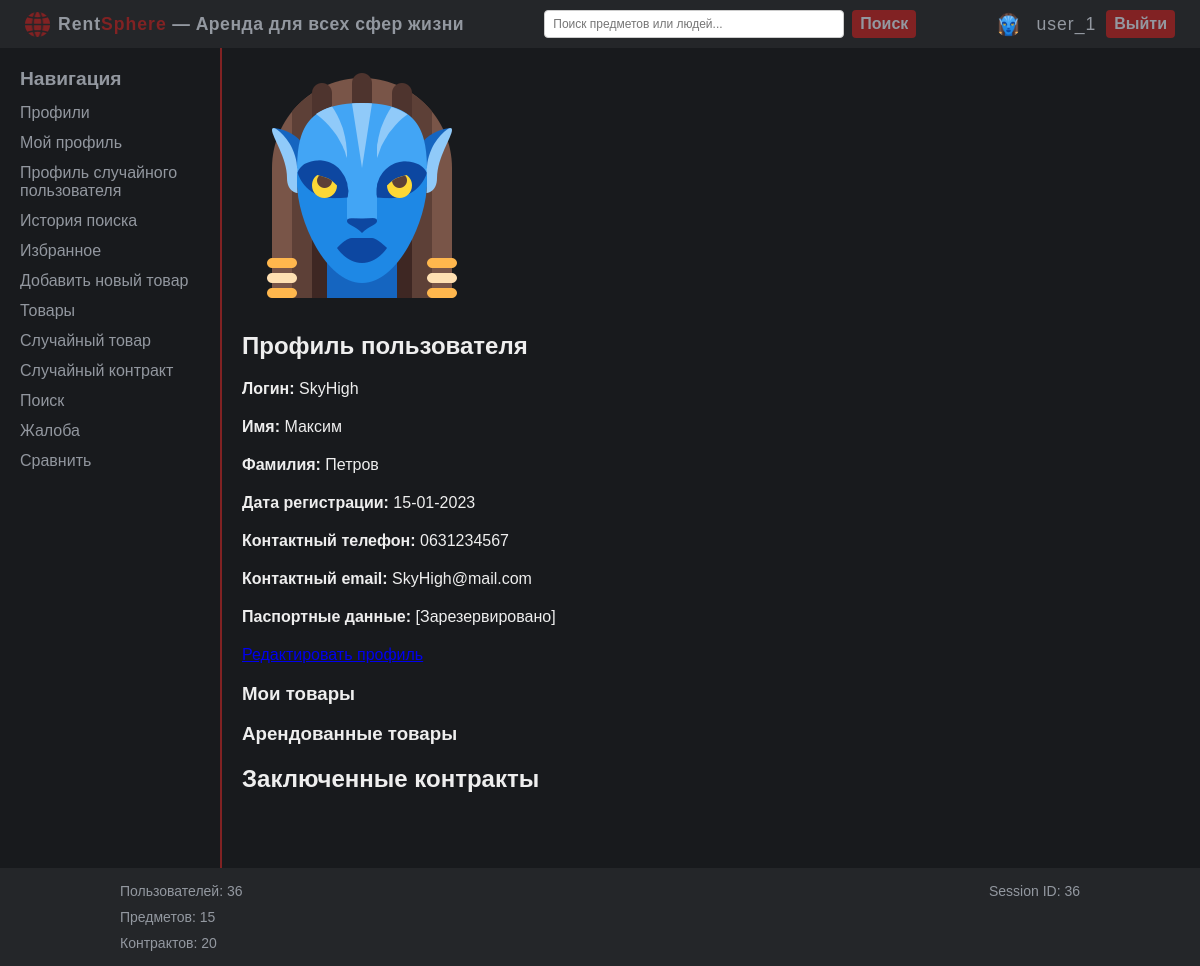
The page /profile/1 (signed in) on the database its author committed.
### models.py (models this page shows, shortened)
class User(Base):
    __tablename__ = "users"
    id = Column(Integer, primary_key=True)
    login = Column(String(100), unique=True, nullable=False)
    password = Column(String(200), nullable=False)
    ipn = Column(Integer)
    first_name = Column(String(100))
    last_name = Column(String(100))
    phone_number = Column(String(20))
    email = Column(String(100), unique=True, nullable=False)
    avatar = Column(String(255))
    register_date = Column(Integer)
    compare_items = Column(types.JSON, default=[], nullable=True)
    items = relationship("Item", backref="owner_user")

### app.py (the view)
@app.route("/profile/<int:user_id>", methods=["GET"])
@login_required
def profile(user_id):
    if request.method == "GET":
        user = models.User.query.filter_by(id=user_id).first()
        if user is None:
            return "Пользователь не найден", 404
        return render_template("profile.html", user=user)

### app.py (called while the page is built)
def login_required(func):
    @wraps(func)
    def wrapper(*args, **kwargs):
        user_id = session.get("user_id")
        if not user_id:
            return redirect(url_for("login"))
        return func(*args, **kwargs)
    return wrapper

@app.teardown_request
def teardown_request(exceptions=None):
    db_session.remove()

@app.context_processor
def stats_data():
    session_id = session.get("user_id")
    users_total = models.User.query.count()
    items_total = models.Item.query.count()
    contracts_total = models.Contract.query.count()
    stats = {"users_total": users_total,
             "items_total": items_total,
             "contracts_total": contracts_total,
             "session_id": session_id}
    return dict(stats=stats)

@app.context_processor
def inject_user():
    user_id = session.get("user_id")
    user_data = {"id": None, "login": "Guest"}
    if user_id:
        try:
            user_id = int(user_id)
            user = models.User.query.filter_by(id=user_id).first()
            if user:
                user_data = {"id": user.id, "login": user.login}
        except (TypeError, ValueError):
            print(f"Пользователь с ID неверного типа: {type(user_id)}")
            user_data["id"] = None
            session["user_id"] = None
    return {"current_user": user_data}

### templates/profile.html (shortened to what this page needs)
{% extends 'base.html' %}
{% block content %}
        <div class="profile-avatar">
            <img src="{{ url_for('static', filename='images/default_avatar.png') }}" alt="Аватар" width="240" height="240">
        </div>
        <div class="profile-content">
            <h2>Профиль пользователя</h2>
            <div class="profile-field"><strong>Логин:</strong> <span>{{ user.login }}</span></div>
            <div class="profile-field"><strong>Имя:</strong> <span>{{ user.first_name }}</span></div>
            <div class="profile-field"><strong>Фамилия:</strong> <span>{{ user.last_name }}</span></div>
            <div class="profile-field"><strong>Дата регистрации:</strong> <span>{{ user.register_date }}</span></div>
            <div class="profile-field"><strong>Контактный телефон:</strong> <span>{{ user.phone_number }}</span></div>
            <div class="profile-field"><strong>Контактный email:</strong> <span>{{ user.email }}</span></div>
            <div class="profile-field"><strong>Паспортные данные:</strong> <span>[Зарезервировано]</span></div>
            <div class="profile-actions">
                <a href="{{ url_for('profile_edit') }}" class="btn btn-primary">Редактировать профиль</a>
            </div>
        </div>
        <div class="profile-right-bar">
            <div class="profile-my-items">
            <h3>Мои товары</h3>
            </div>
            <div class="profile-rented-items">
            <h3>Арендованные товары</h3>
            </div>
            <div class="profile-contracts">
            <h2>Заключенные контракты</h2>
            </div>
        </div>
{% endblock %}

### templates/base.html (shortened to what this page needs)
<!DOCTYPE html>
<html lang="ru">
<head>
    <link rel="stylesheet" href="{{ url_for('static', filename='css/styles.css') }}">
</head>
<body>
    <div class="layout">
        <div class="header">
            <div class="header-left">
                <img src="{{ url_for('static', filename='images/logo_red.png') }}" alt="Logo" class="logo">
                <span class="brand-name"><span class="rent">Rent</span><span class="sphere">Sphere</span> — Аренда для всех сфер жизни</span>
            </div>
            <form class="header-search" action="/search" method="GET">
                <input type="text" name="q" class="search-field" placeholder="Поиск предметов или людей...">
                <button type="submit" class="search-button">Поиск</button>
            </form>
            <div class="header-right">
                {% if not current_user.id %}
                    <a href="/login">Войти</a>
                    <a href="/register">Регистрация</a>
                {% else %}
                    <img src="{{ url_for('static', filename='images/default_avatar.png') }}" alt="Аватар" class="header-avatar">
                    <span class="header-user">{{ current_user.login }}</span>
                    <a href="/logout">Выйти</a>
                {% endif %}
            </div>
        </div>
        <div class="center-container">
            <div class="sidebar">
                <span>Навигация</span>
                {% if current_user.id %}
                    <a href="/profiles">Профили</a>
                    <a href="{{ url_for('profile', user_id=current_user.id) }}">Мой профиль</a>
                    <a href="/profiles/random_user">Профиль случайного пользователя</a>
                    <a href="/profiles/search_history">История поиска</a>
                    <a href="/profiles/favorites">Избранное</a>
                    <a href="/items/add">Добавить новый товар</a>
                    <a href="/items">Товары</a>
                    <a href="/items/random_item_details">Случайный товар</a>
                    <a href="/contracts/random_contract">Случайный контракт</a>
                    <a href="/search">Поиск</a>
                    <a href="/complain">Жалоба</a>
                    <a href="/compare">Сравнить</a>
                {% endif %}
            </div>
            <div class="content-area">
                {% block content %}{% endblock %}
            </div>
        </div>
        <div class="footer">
            <table class="stats-table">
                <tr>
                    <td class="left-col">Пользователей: {{ stats.users_total }}</td>
                    <td class="right-col">Session ID: {{ stats.session_id }}</td>
                </tr>
                <tr>
                    <td class="left-col">Предметов: {{ stats.items_total }}</td>
                    <td class="right-col"></td>
                </tr>
                <tr>
                    <td class="left-col">Контрактов: {{ stats.contracts_total }}</td>
                    <td class="right-col"></td>
                </tr>
            </table>
        </div>
    </div>
</body>
</html>

### static/css/styles.css (style rules this page uses)
body { background-color: #181A1D; color: #EEEEEE; margin: 0; font-family: Arial, sans-serif; }
.header, .footer { background-color: #242629; color: #9398A0; padding: 10px; text-align: center; }
.center-container { display: flex; }
.content-area { flex-grow: 1; background-color: #181A1D; padding: 20px; color: #EEEEEE; }
.stats-table { width: 1000px; margin: 0 auto; border-collapse: collapse; }
.stats-table td { padding: 5px 20px; vertical-align: middle; border: none; font-size: 14px; }
.left-col { text-align: left; }
.right-col { text-align: right; }

### static/css/modules/sidebar.css (style rules this page uses)
.sidebar { background-color: #181A1D; color: #92979F; padding: 20px; width: 180px; height: calc(100vh - 20px); overflow-y: auto; float: left; }
.sidebar span { font-size: 1.2em; margin-bottom: 8px; display: block; font-weight: bold; }
.sidebar a { display: block; color: #92979F; text-decoration: none; padding: 6px 0; }
.sidebar + .content-area { border-left: 2px solid #812223; }

### static/css/modules/header.css (style rules this page uses)
.header { display: flex; justify-content: space-between; align-items: center; padding: 5px 10px; background-color: #242629; }
.header-left { display: flex; align-items: center; }
.logo { width: 25px; height: 25px; margin-right: 8px; margin-left: 15px; }
.brand-name { color: #9398A0; font-weight: bold; font-size: 1.1em; letter-spacing: 0.5px; }
.rent { font-weight: bold; color: #9398A0; letter-spacing: 1px; }
.sphere { font-weight: bold; color: #812223; letter-spacing: 1px; }
.header-search { display: flex; align-items: center; justify-content: center; flex: 1; }
.search-field { padding: 6px 8px; font-size: 12px; border: 1px solid #ccc; border-radius: 4px; width: 300px; box-sizing: border-box; }
.search-button { color: #9398A0; background-color: #812223; padding: 5px 8px; font-weight: bold; font-size: 1em; border: none; border-radius: 4px; cursor: pointer; margin-left: 8px; transition: background-color 0.3s ease; }
.header-right { display: flex; align-items: center; justify-content: flex-end; gap: 10px; }
.header a { color: #9398A0; background-color: #812223; padding: 5px 8px; text-decoration: none; font-weight: bold; font-size: 1em; border-radius: 4px; margin-right: 15px; transition: background-color 0.3s ease; }
.header-avatar { width: 25px; height: 25px; border-radius: 50%; margin-right: 5px; }
.header-user { color: #9398A0; font-size: 1.1em; letter-spacing: 1px; display: flex; align-items: center; }

### static/css/modules/proile_edit.css (style rules this page uses)
.profile-avatar, .profile-field { margin-bottom: 20px; }

### rows shown on the page
User: login "user_1"
User: login "SkyHigh", first_name "Максим", last_name "Петров", register_date "15-01-2023", phone_number "0631234567", email "SkyHigh@mail.com"

### other values the page prints
{{ stats.users_total }} "36"
{{ stats.session_id }} "36"
{{ stats.items_total }} "15"
{{ stats.contracts_total }} "20"
